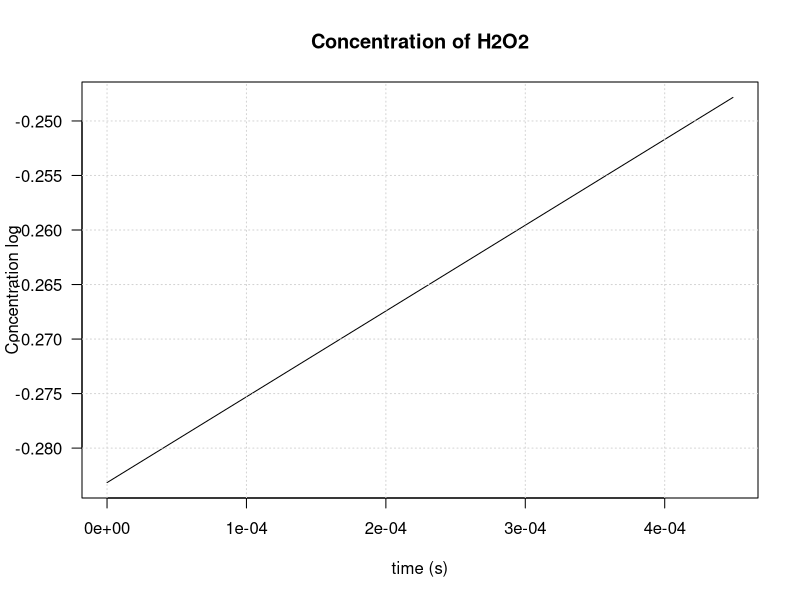
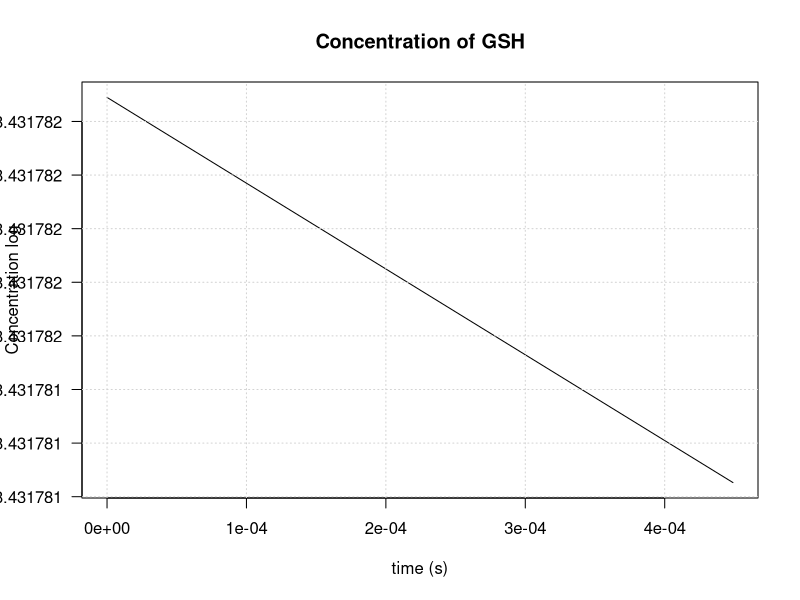
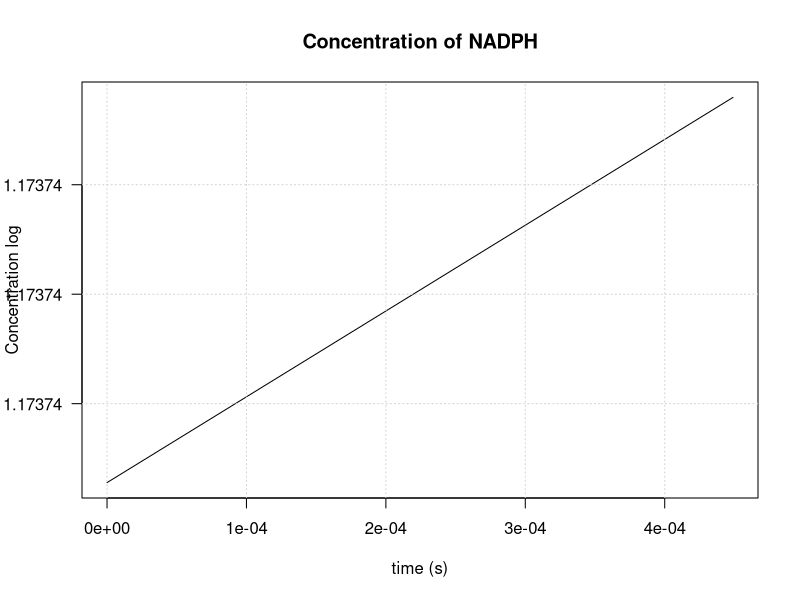
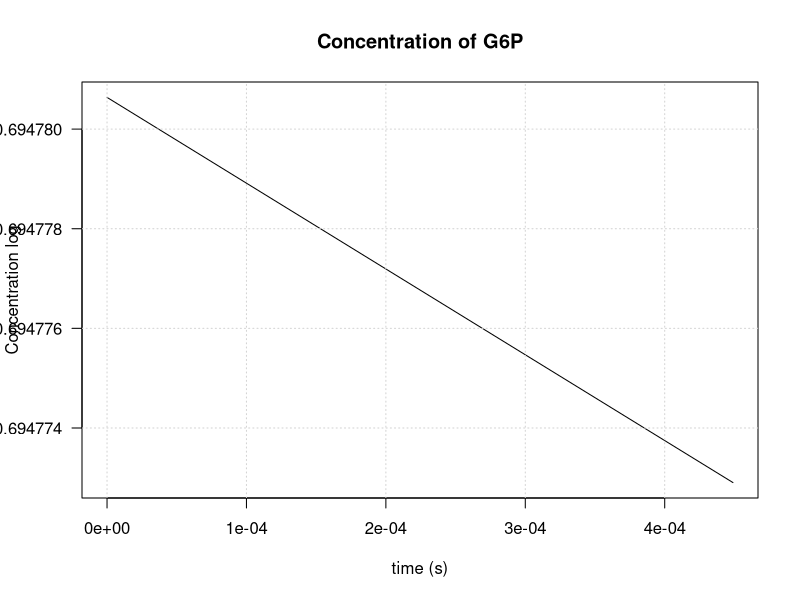
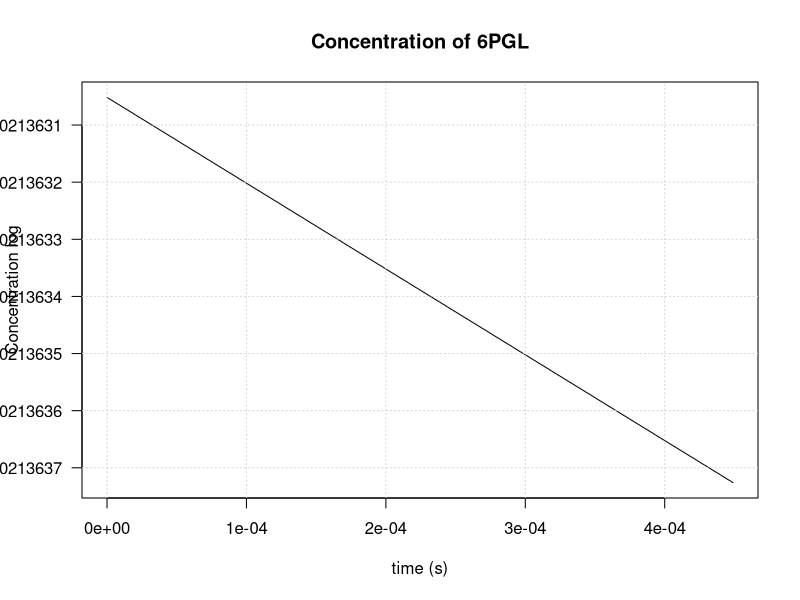
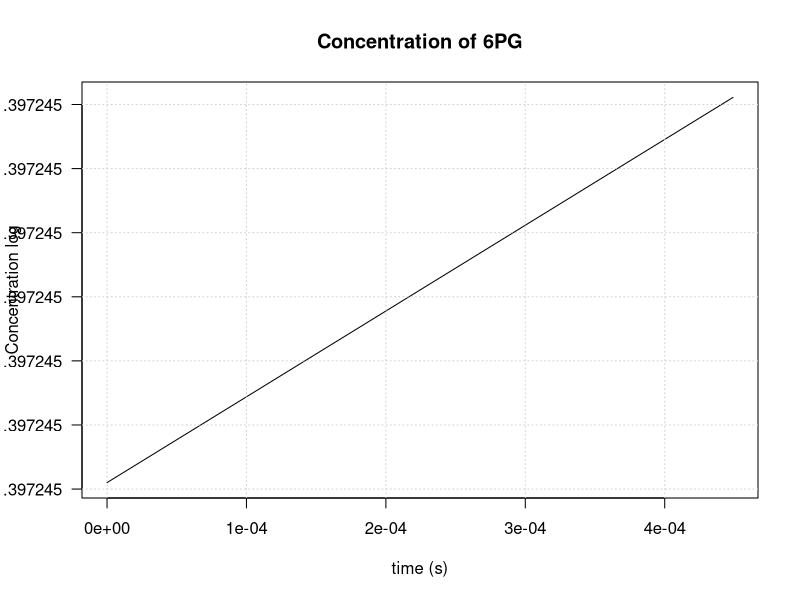
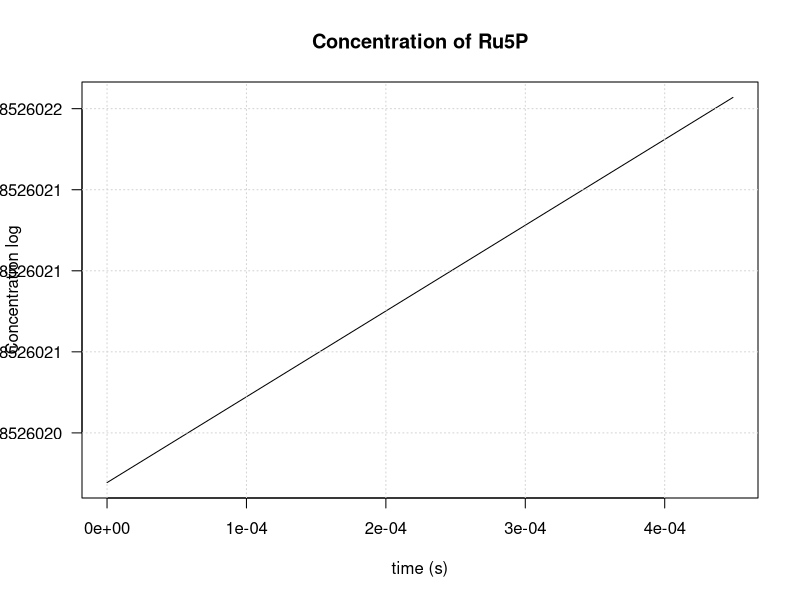
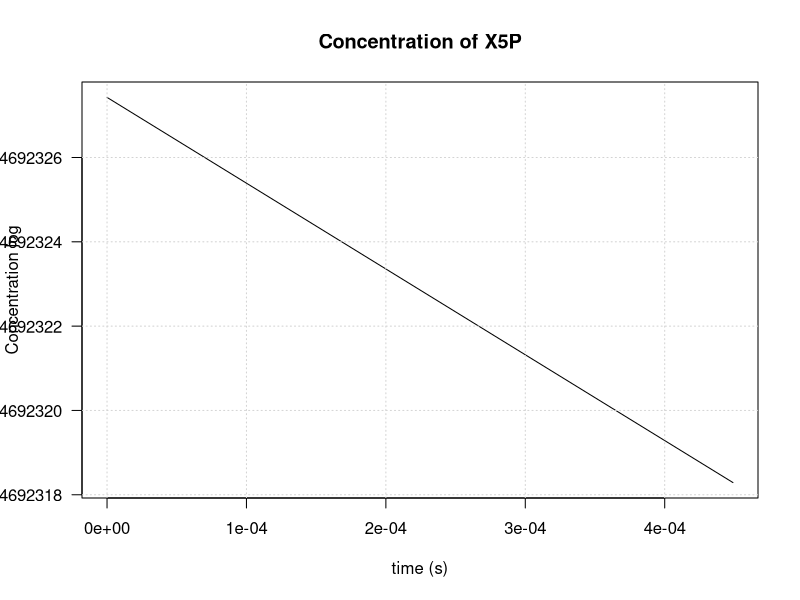

R code for these plots, in order: (Note: this script raises an error after producing the figures.)
## ---- chunk 1
knitr::opts_chunk$set(echo = TRUE)
## ---- chunk 2
# Clear
rm(list = ls())

# Library
library(tidyverse)
library(deSolve)
library(readxl)
library(ggplot2)
library(dplyr)
## ---- chunk 3
                ## GENERAL FONCTION ##
# DIFFUSION LAW
# Function Diffusion to the compartment 1 to compartment 2
DIFF <- function(C1, C2, k, kdiff){
  # C1: matrix(time)
  # C2: matrix(time)
  # k: constant max
  # kdiff: constant diffusion
  phi <- k + kdiff * (C1-C2)
  return (phi)
}

# MASS ACTION LAW
# Function MA(m,n) (equation 5) Mass Action
MA <- function(sub, k, produit, inhib, Keq, Ki){
  # time: vector of time points
  # sub : matrix of substrat concentration (time)
  # produit : vector of n products concentration
  # inhib: vector of inhibitor
  # k: constant max
  # Km: vector of MM constants 
  # Keq: equilibrium constant
  # Ki: Inhibitor constant
  phi <- k * (prod(sub) - (prod(produit) / Keq)) / ( 1 + inhib/Ki )
  return(phi)
}
# /!\ value put by default for P, I, Keq, Ki, in case of the equation is not reversible and has no inhibitors

# MICHAELIS MENTEN LAW
MM <- function(sub, k, Km, produit, Keq, inhib, Ki){
  # time: vector of time points
  # sub : matrix of substrat concentration (time)
  # produit : vector of n products concentration
  # inhib: vector of inhibitor
  # k: constant max
  # Km: vector of MM constants
  # Keq: equilibrium constant
  # Ki: Inhibitor constant
  phi <- k * (prod(sub) - prod(produit)/Keq) / (1 + (prod(sub)+prod(produit))/Km + sum(inhib)/Ki)
  return(phi)
}
                ## PARTICULAR FONCTION ##
## GPx / GR

# MICHAELIS MENTEN LAW
MM_GPx_GR <- function(sub, k, Km, Un){
  # time: vector of time points
  # sub : matrix of substrat concentration (time)
  # k: constant max
  # Km: vector of MM constants
  # Un: if Un == 0 : GPx AND if Un == 1 : GR
  phi <- k/ (Un + sum(Km/sub)) # need to have the S in the same order than Km
  return(phi)
}

# MICHAELIS MENTEN LAW
MM_6PGD <- function(sub, k, Km, produit, inhib, Ki){
  # time: vector of time points
  # sub : matrix of substrat concentration (time)
  # produit : vector of n products concentration
  # inhib: vector of inhibitor
  # k: constant max
  # Km: vector of MM constants
  # Keq: equilibrium constant
  # Ki: Inhibitor constant
  phi <- k * (prod(sub))  / (1 + (sub[1])/Km + sum(inhib)/Ki)
  return(phi)
}

MA_GAPD <- function(sub, k, produit, inhib, Ki){
  # time: vector of time points
  # sub : matrix of substrat concentration (time)
  # produit : vector of n products concentration
  # inhib: vector of inhibitor
  # k: constant max
  # Km: vector of MM constants 
  # Keq: equilibrium constant
  # Ki: Inhibitor constant
  phi <- k * prod(sub) / ( 1 + inhib[1]/(Ki * (inhib[2]/ (inhib[2]+ 2*inhib[3]))))
  return(phi)
}

## Constant (need ?)
CONST <- function(k){
  return(k)
}
## ---- chunk 4
# Matrix vector
sys_sto_ode <- c(c(1,-1,-1,0,0,0,0,0,0,0,0,0,0,0,0,0,0,0,0,0,0,0,0), c(0,0,-2,2,0,0,0,0,0,0,0,0,0,0,0,0,0,0,0,0,0,0,0), c(0,0,0,-1,1,-1,1,0,1,0,0,0,0,0,0,0,0,0,0,0,0,0,0),c(0,0,0,0,0,0,-1,0,0,0,0,0,0,0,0,1,-1,0,0,0,0,0,0),c(0,0,0,0,0,0,1,-1,0,0,0,0,0,0,0,0,0,0,0,0,0,0,0),c(0,0,0,0,0,0,0,1,-1,0,0,0,0,0,0,0,0,0,0,0,0,0,0), c(0,0,0,0,0,0,0,0,1,-1,-1,0,0,0,0,0,0,0,0,0,0,0,0), c(0,0,0,0,0,0,0,0,0,0,1,0,-1,0,-1,0,0,0,0,0,0,0,0), c(0,0,0,0,0,0,0,0,0,1,0,-1,-1,0,0,0,0,0,0,0,0,0,0), c(0,0,0,0,0,0,0,0,0,0,0,0,1,-1,0,0,0,0,0,0,0,0,0), c(0,0,0,0,0,0,0,0,0,0,0,0,0,1,-1,0,0,0,0,0,0,0,0), c(0,0,0,0,0,0,0,0,0,0,0,0,0,0,0,-1,0,0,0,0,0,1,0),c(0,0,0,0,0,0,0,0,0,0,0,0,0,0,1,0,1,-1,0,0,0,0,1),c(0,0,0,0,0,0,0,0,0,0,0,0,0,0,0,0,0,1,-1,0,0,0,0),c(0,0,0,0,0,0,0,0,0,0,0,0,0,0,0,0,0,0,1,-1,0,0,0),c(0,0,0,0,0,0,0,0,0,0,0,0,1,0,1,0,0,0,1,1,-1,0,-1),c(0,0,1,-1,0,0,0,0,0,0,0,0,0,0,0,0,0,0,0,0,0,0,0),c(0,0,0,1,-1,1,-1,0,-1,0,0,0,0,0,0,0,0,0,0,0,0,0,0))

# Name
name_equa_diff <- c("H2O2","GSH","NADPH","G6P","6PGL","6PG","Ru5P","X5P","R5P","S7P","E4P","GLC","F6P","FBP","DHAP","GAP","GSSG","NADPp")
name_phi       <- c("phi_OX","phi_CAT","phi_GPx","phi_GR","phi_NNH","phi_NHN","phi_G6PD","phi_6PGL","phi_6PGD","phi_RPI","phi_RPE","phi_PRPP","phi_TKT1","phi_TLD","phi_TKT2","phi_HK","phi_PGI","phi_PFK","phi_ALD","phi_TPI","phi_GAPD","phi_GLU","phi_TAL")


# Matrix Formation
mat_stochio <- matrix(sys_sto_ode, nrow=23)

# Add names
colnames(mat_stochio) <- name_equa_diff
rownames(mat_stochio) <- name_phi

# Transpose
mat_stochio_equadiff <- t(mat_stochio)

head(mat_stochio_equadiff)
## ---- chunk 5
parameters_table <- read_excel("parameters.xlsx")
parameters<-as.numeric(as.vector(t(parameters_table[,4]))) # selection of the interest column
length(parameters)
## ---- chunk 6
init_table <- read_excel("init.xlsx")
init<-as.numeric(as.vector(t(init_table[,2]))) # selection of the interest raw
length(init)
## ---- chunk 7
syst <- function(t, y, parameters, msys){
  print(y[1])
  # PHI
  Phi <- matrix(c(
    DIFF(parameters[3], y[1], parameters[1], parameters[2]),
    MA(sub=y[1], k=parameters[4], produit=0, inhib=0, Keq=1, Ki=1),
    MM_GPx_GR(sub=c(y[1],y[2]), k=parameters[5], Km=c(parameters[6],parameters[7]), Un=0),
    MM_GPx_GR(sub=c(y[17],y[3]), k=parameters[8], Km=c(parameters[9],parameters[10]), Un=1),
    MA(sub=y[18], k=parameters[11], produit=0, inhib=0, Keq=1, Ki=1),
    MA(sub=y[18], k=parameters[12], produit=0, inhib=y[1], Keq=1, Ki=parameters[13]),
    MA(sub=c(y[4],y[18]), k=parameters[14], produit=0, inhib=y[3], Keq=1, Ki=parameters[15]),
    MA(sub=y[5], k=parameters[16], produit=0, inhib=0, Keq=1, Ki=1), 
    MM_6PGD(sub=c(y[6],y[18]), k=parameters[17], Km=parameters[18], inhib=y[3], Ki=parameters[19]),
    MA(sub=y[7], k=parameters[20], produit=y[9], inhib=0, Keq=parameters[21], Ki=1), 
    MA(sub=y[7], k=parameters[22], produit=y[8], inhib=0, Keq=parameters[23], Ki=1),
    MM(sub=c(y[9]), k=parameters[24], Km=parameters[25], produit=0, Keq=1, inhib=0, Ki=1),
    MM(sub=c(y[9],y[8]), k=parameters[26], Km=parameters[27], produit=c(y[16],y[10]), Keq=parameters[28], inhib=0, Ki=1),
    MM(sub=c(y[16],y[10]), k=parameters[29], Km=parameters[30], produit=c(y[13],y[11]), Keq=parameters[31], inhib=0, Ki=1),
    MM(sub=c(y[11],y[8]), k=parameters[32], Km=parameters[33], produit=c(y[13],y[16]), Keq=parameters[34], inhib=0, Ki=1),
    MA(sub=y[12], k=parameters[35], produit=0, inhib=y[16], Keq=1, Ki=parameters[36]),
    MA(sub=y[4], k=parameters[37], produit=y[13], inhib=y[6], Keq=parameters[38], Ki=parameters[39]),
    MA(sub=y[13], k=parameters[40], produit=0, inhib=0, Keq=1, Ki=1) - MA(sub=y[14], k=parameters[41], produit=0, inhib=0, Keq=1, Ki=1),
    MA(sub=y[14], k=parameters[42], produit=c(y[15],y[16]), inhib=0, Keq=parameters[43], Ki=1),
    MA(sub=y[15], k=parameters[44], produit=y[16], inhib=0, Keq=parameters[45], Ki=1),
    MA_GAPD(sub=y[16], k=parameters[46], produit=0, inhib=c(y[1],y[2],y[17]), Ki=parameters[47]),
    parameters[49],
    MM(sub=c(y[10],y[16]), k=parameters[50], Km=parameters[52], produit=c(y[13],y[16]), Keq=parameters[51], inhib=0, Ki=1)
  ))
  dy <- msys %*% Phi
  
  
  return(list(as.vector(dy)))
}
## ---- chunk 8
time <- seq(0, 100, by=10)
## ---- chunk 9
solution <- lsoda(y = init, times = time, func = syst, parms = parameters, msys= mat_stochio_equadiff, maxsteps = 5)
## ---- chunk 10
for (i in seq(2,length(name_equa_diff)+1)){
  plot(x=solution[,1], y=log10(solution[,i]), type = "l", main = paste("Concentration of", name_equa_diff[i-1]), xlab = "time (s)", ylab = "Concentration log",las=1)
  grid()
  }
## ---- chunk 11
recupm <- read_excel("try_model_pentose_pathway_article/model_article.xlsx")

## ---- chunk 12
mmodel <- as.data.frame(mutate_all(recupm, function(x) as.numeric(as.character(x)))) # transform table into numeric values
## ---- chunk 13
for (i in seq(2,length(name_equa_diff)+1)){
  plot(x=solution[,1], y=log10(solution[,i]), type = "l", main = paste("Concentration of", name_equa_diff[i-1]), xlab = "time (s)", ylab = "Concentration log",las=1,ylim = c(-1,4))
  lines(x=mmodel[,1], y=log10(mmodel[,i]),col ="red")
  grid()
  }
## ---- chunk 14
mat_stochio_equadiff <- matrix_sto_ode
## ---- chunk 15
solutionODElsoda <- ode(y = init,method = "lsoda", times = time, func = syst, parms = parameters, msys= mat_stochio_equadiff)
solutionODEeuler <- ode(y = init,method = "euler", times = time, func = syst, parms = parameters, msys= mat_stochio_equadiff)
solutionODErk4 <- ode(y = init,method = "rk4", times = time, func = syst, parms = parameters, msys= mat_stochio_equadiff)
## ---- chunk 16
for (i in seq(2,length(name_equa_diff)+1)){
  plot(x=solutionODElsoda[,1], y=log10(solutionODElsoda[,i]), type = "l", main = paste("Concentration of", name_equa_diff[i-1]), xlab = "time (s)", ylab = "Concentration log",las=1)
  lines(x=solutionODEeuler[,1], y=log10(solutionODEeuler[,i]),col ="red")
  lines(x=solutionODErk4[,1], y=log10(solutionODErk4[,i]),col ="red")
  grid()
  }
